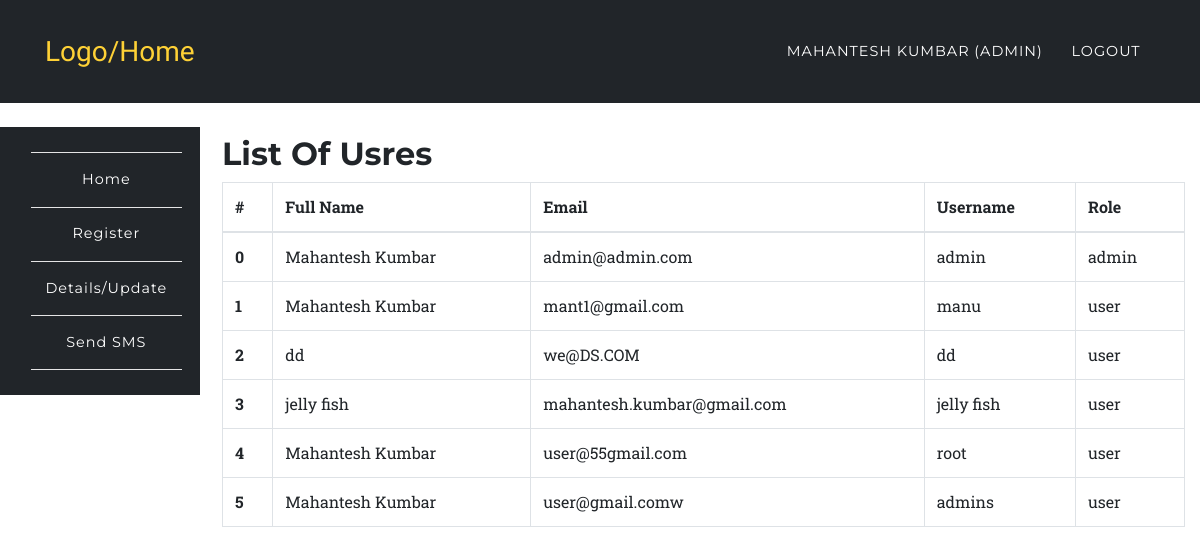
Screenshot of /app/users.php (signed in) with the database file from the repository.
### tables this page shows
CREATE TABLE `users` (
  `id` int(10) UNSIGNED NOT NULL,
  `fullname` varchar(191) NOT NULL,
  `mobile` varchar(191) NOT NULL,
  `username` varchar(191) NOT NULL,
  `email` varchar(191) NOT NULL,
  `password` varchar(191) NOT NULL,
  `created_at` timestamp NULL DEFAULT CURRENT_TIMESTAMP,
  `updated_at` timestamp NULL DEFAULT CURRENT_TIMESTAMP,
  `role` varchar(100) DEFAULT 'user',
  `status` int(1) NOT NULL DEFAULT '1'
);

### app/users.php (the view, shortened to what this page needs)
<?php
	require '../config/config.php';
		try {
			$stmt = $connect->prepare('SELECT * FROM users');
			$stmt->execute();
			$data = $stmt->fetchAll(PDO::FETCH_ASSOC);
		}
		catch(PDOException $e) {
			$errMsg = $e->getMessage();
		}
?>
<?php include '../include/header.php';?>
	<nav class="navbar navbar-expand-lg navbar-dark" style="background-color:#212529;" id="mainNav">
      <div class="container">
        <a class="navbar-brand js-scroll-trigger" href="../index.php">Logo/Home</a>
        <div class="collapse navbar-collapse" id="navbarResponsive">
          <ul class="navbar-nav text-uppercase ml-auto">
            <li class="nav-item">
              <a class="nav-link" href="login.php"><?php echo $_SESSION['fullname']; ?> <?php if($_SESSION['role'] == 'admin'){ echo "(Admin)"; } ?></a>
            </li>
            <li class="nav-item">
              <a href="../auth/logout.php" class="nav-link">Logout</a>
            </li>
          </ul>
        </div>
      </div>
    </nav>
<?php include '../include/side-nav.php';?>
<section class="wrapper" style="margin-left:16%;margin-top: -11%;">
	<div class="container">
		<div class="row">
			<div class="col-12">
				<h2>List Of Usres</h2>
				<div class="table-responsive">
					<table class="table table-bordered">
					  <thead>
					    <tr>
					      <th>#</th>
					      <th>Full Name</th>
					      <th>Email</th>
					      <th>Username</th>
					      <th>Role</th>
					    </tr>
					  </thead>
					  <tbody>
					  	<?php
					  		foreach ($data as $key => $value) {
							   echo '<tr>';
							      echo '<th scope="row">'.$key.'</th>';
							      echo '<td>'.$value['fullname'].'</td>';
							      echo '<td>'.$value['email'].'</td>';
							      echo '<td>'.$value['username'].'</td>';
							      echo '<td>'.$value['role'].'</td>';
							   echo '</tr>';
					  		}
					  	?>
					  </tbody>
					</table>
				</div>
			</div>
		</div>
	</div>
</section>
<?php include '../include/footer.php';?>

### assets/css/rent.css (style rules this page uses)
body { overflow-x: hidden; font-family: 'Roboto Slab', 'Helvetica Neue', Helvetica, Arial, sans-serif; }
a { color: #fed136; }
h1, h2, h3, h4, h5, h6 { font-weight: 700; font-family: 'Montserrat', 'Helvetica Neue', Helvetica, Arial, sans-serif; }
section { padding: 100px 0; }
@media (min-width: 768px) { section { padding: 140px 0; } }
#mainNav { background-color: #212529; }
#mainNav .navbar-brand { color: #fed136; font-family: 'Kaushan Script', 'Helvetica Neue', Helvetica, Arial, cursive; }
#mainNav .navbar-nav .nav-item .nav-link { font-size: 90%; font-weight: 400; padding: 0.75em 0; letter-spacing: 1px; color: white; font-family: 'Montserrat', 'Helvetica Neue', Helvetica, Arial, sans-serif; }
@media (min-width: 992px) { #mainNav { padding-top: 25px; padding-bottom: 25px; -webkit-transition: padding-top 0.3s, padding-bottom 0.3s; -moz-transition: padding-top 0.3s, padding-bottom 0.3s; transition: padding-top 0.3s, padding-bottom 0.3s; border: none; background-color: transparent; } }
@media (min-width: 992px) { #mainNav .navbar-brand { font-size: 1.75em; -webkit-transition: all 0.3s; -moz-transition: all 0.3s; transition: all 0.3s; } }
@media (min-width: 992px) { #mainNav .navbar-nav .nav-item .nav-link { padding: 1.1em 1em !important; } }

### assets/css/style.css (style rules this page uses)
.navbar { border-radius: 0px; }
section { padding-left: 15px; }

### rows the page displays
users: key "0", fullname "Mahantesh Kumbar", email "admin@admin.com", username "admin", role "admin"
users: key "1", fullname "Mahantesh Kumbar", email "mant1@gmail.com", username "manu", role "user"
users: key "2", fullname "dd", email "we@DS.COM", username "dd", role "user"
users: key "3", fullname "jelly fish", email "mahantesh.kumbar@gmail.com", username "jelly fish", role "user"
users: key "4", fullname "Mahantesh Kumbar", email "user@55gmail.com", username "root", role "user"
users: key "5", fullname "Mahantesh Kumbar", email "user@gmail.comw", username "admins", role "user"

### other values shown
$_SESSION['fullname'] "MAHANTESH KUMBAR"
